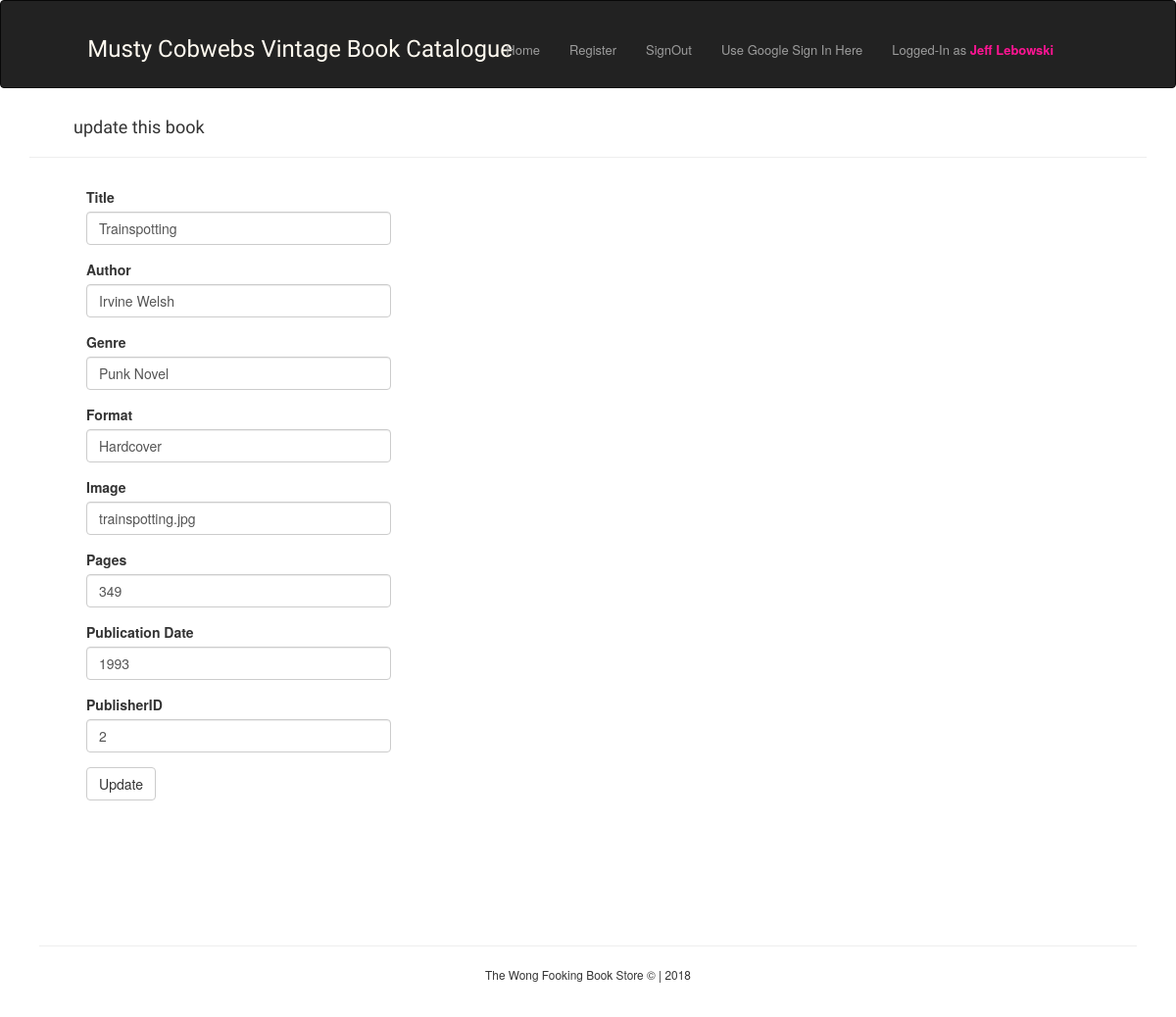
Screenshot of /book/edit/2 (signed in) with the database file from the repository.
### project.py (models this page shows, shortened)
class User(UserMixin, db.Model):
    __tablename__ = 'users'
    id = Column(Integer, primary_key=True)
    user_name = Column(String(20))
    user_email = Column(String(60), unique=True, index=True)
    user_password = Column(String(80))
    registration_date = Column(String(20), nullable=False)

class Book(db.Model):
    __tablename__ = 'book'
    id = db.Column(db.Integer, primary_key=True)
    title = db.Column(db.String(500), nullable=False, index=True)
    author = db.Column(db.String(350))
    genre = db.Column(db.String(50))
    format = db.Column(db.String(50))
    image = db.Column(db.String(250))
    num_pages = db.Column(db.Integer)
    pub_date = db.Column(db.String(50))
    pub_id = db.Column(db.Integer, db.ForeignKey('publication.id'))

### project.py (the view, shortened to what this page needs)
@app.route('/book/edit/<book_id>', methods=['GET', 'POST'])
@login_required
def edit_book(book_id):
    book = Book.query.get(book_id)
    form = EditBookForm(obj=book)
    return render_template('edit_book.html', form=form)

### project.py
class EditBookForm(FlaskForm):
    title = StringField('Title', validators=[DataRequired()])
    author = StringField('Author', validators=[DataRequired()])
    genre = StringField('Genre', validators=[DataRequired()])
    format = StringField('Format', validators=[DataRequired()])
    image = StringField('Image')
    num_pages = StringField('Pages', validators=[DataRequired()])
    pub_date = StringField('Publication Date', validators=[DataRequired()])
    pub_id = IntegerField('PublisherID', validators=[DataRequired()])
    submit = SubmitField('Update')

### project.py (called while the page is built)
@login_manager.user_loader
def load_user(id):
    return User.query.get(int(id))

### templates/edit_book.html (shortened to what this page needs)
{% extends 'layout.html' %}
{% block content %}
    <div class="container">
        <h4 style="margin-left: 45px"> update this book </h4>
        <hr>
          {{ wtf.quick_form(form) }}
    </div>
{% endblock %}

### templates/layout.html (shortened to what this page needs)
{% import "bootstrap/wtf.html" as wtf %}
<!DOCTYPE html>
<html lang="en">
    {% block head %}
        <head>
            <link rel="stylesheet" href="https://maxcdn.bootstrapcdn.com/bootstrap/3.3.7/css/bootstrap.min.css">
            <link rel="stylesheet" href="{{ url_for('static', filename = 'css/styles.css') }}">
        </head>
    {% endblock head %}
    {% block body %}
    <body>
    <div class="wrapper">
        {% block navbar %}
            <nav class="navbar navbar-inverse">
                <div class="container">
                    <a class="navbar navbar-text" href="{{ url_for('display_books') }}">
                        <h3 class="title"> Musty Cobwebs Vintage Book Catalogue </h3>
                    </a>
                    <ul class="nav navbar-nav pull-right">
                      <li><a href="{{ url_for('display_books') }}"> Home </a></li>
                      <li><a href="{{ url_for('register_user') }}"> Register </a></li>
                      <li> {% if current_user.is_authenticated %}
                              <a href="{{ url_for('log_out_user') }}"> SignOut </a>
                            {% else %}
                              <a href="{{ url_for('do_the_login') }}"> SignIn </a>
                            {% endif %}
                      <li><a href="{{ url_for('showLogin')}}"> Use Google Sign In Here</a></li>
                      <li>
                            <a href="">
                                {% if current_user.is_authenticated %}
                                    Logged-In as <b style="color: deeppink"> {{ current_user.user_name.title() }} </b>
                                {% else %}
                                    Not Logged-In
                                {% endif %}
                            </a>
                      </li>
                    </ul>
                </div>
            </nav>
        {% endblock navbar %}
        {% block content %} {% endblock content %}
        {% block footer %}
            <footer>
                <div class="container ftr">
                    <hr>
                    <p class="text-center small">The Wong Fooking Book Store &copy;  |  2018</p>
                </div>
            </footer>
        {% endblock footer %}
    </div>
    </body>
    {% endblock body %}
</html>

### static/css/styles.css (style rules this page uses)
html, body { height: 100%; margin: 0; padding: 0 }
h1, h2, h3, h4 { font-family: Sansita, serif }
p, li { font-size: small }
ul { position: relative; top: 25px; right: 7%; }
footer { position: absolute; width: 100%; left:0 ;bottom: 0; height: 40px }
a h3 { position: relative; left: 10% }
.navbar-inverse { height: 5%; }
.ftr { padding: 25px }
.wrapper { position: relative; min-height: 120%; }
.title { color: floralwhite }
.form { height: 50%; width:70%; padding: 10px; position: relative; left: 48px }
.form-group { width: 40% }

### rows the page displays
User: user_name "Jeff Lebowski"
Book: title "Trainspotting", author "Irvine Welsh", genre "Punk Novel", format "Hardcover", image "trainspotting.jpg", num_pages "349", pub_date "1993", pub_id "2"
